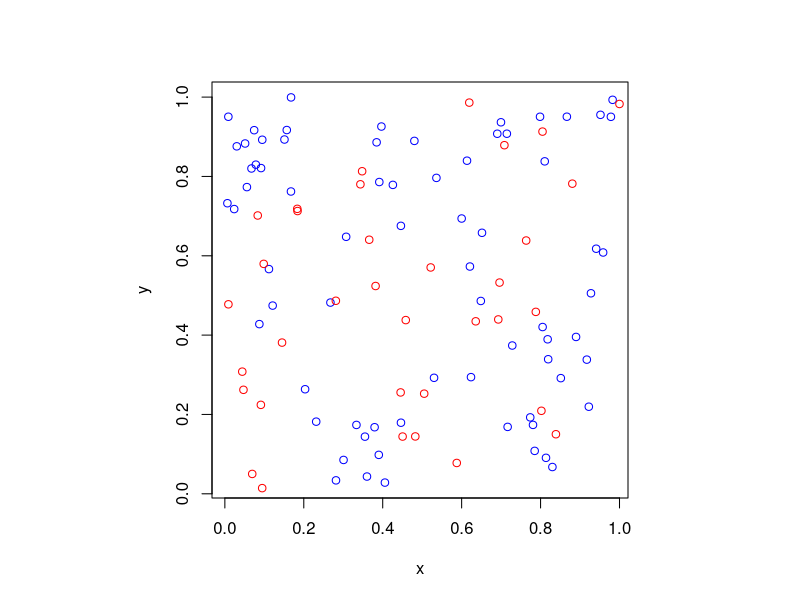

This figure's R source:
#Simulate a Poisson point process on a rectangle
#Then thin the Poisson point process according to a (spatially *independent*) 
#p-thinning 
#Author: H. Paul Keeler, 2019.

#Simulation window parameters
xMin=0;xMax=1;
yMin=0;yMax=1;
xDelta=xMax-xMin;yDelta=yMax-yMin; #rectangle dimensions
areaTotal=xDelta*yDelta;

#Point process parameters
lambda=100; #intensity (ie mean density) of the Poisson process

#Thinning probability
p=0.25; 

#Simulate a Poisson point process
numbPoints=rpois(1,areaTotal*lambda);#Poisson number of points
xx=xDelta*runif(numbPoints)+xMin;#x coordinates of Poisson points
yy=xDelta*runif(numbPoints)+yMin;#y coordinates of Poisson points

#Generate Bernoulli variables (ie coin flips) for thinning
booleThinned=runif(numbPoints)<p; #points to be thinned
booleRetained=!booleThinned; #points to be retained

#x/y locations of thinned points
xxThinned=xx[booleThinned]; yyThinned=yy[booleThinned];
#x/y locations of retained points
xxRetained=xx[booleRetained]; yyRetained=yy[booleRetained];

#Plotting
par(pty="s")
plot(xxRetained,yyRetained,'p',xlab='x',ylab='y',col='blue'); #plot retained points
points(xxThinned,yyThinned,col='red'); #plot thinned points
